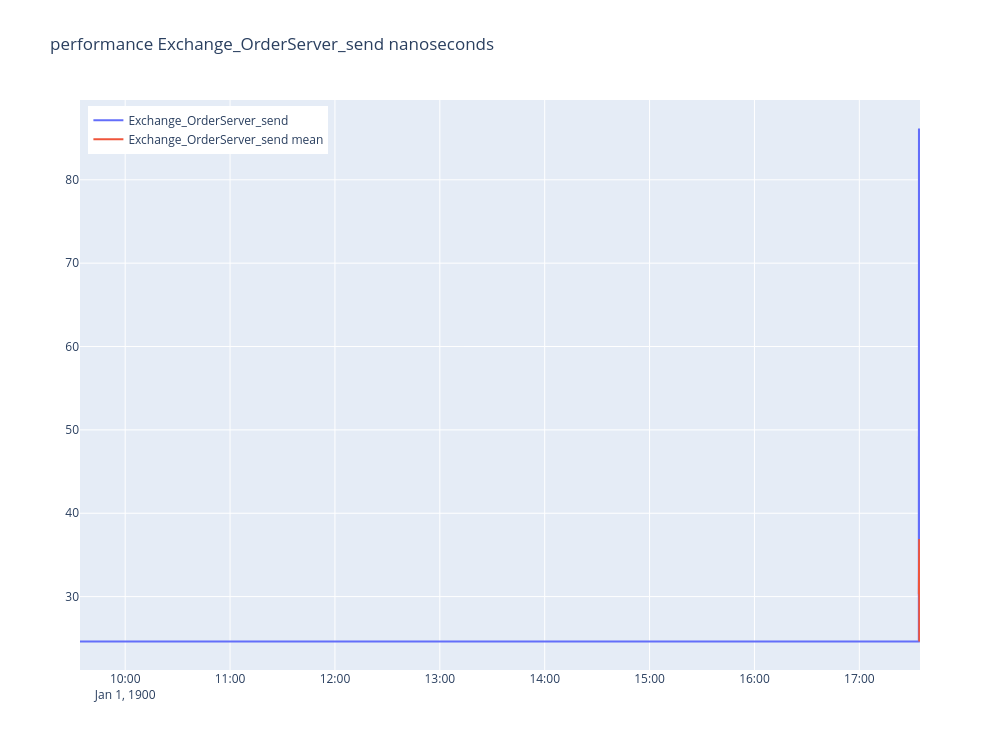
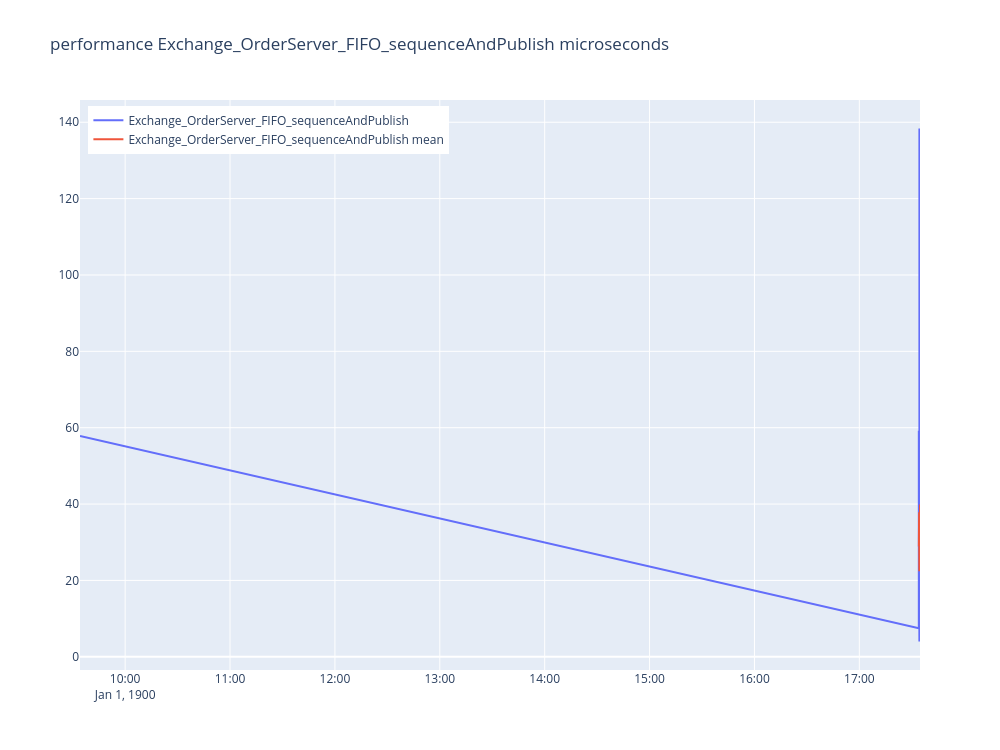
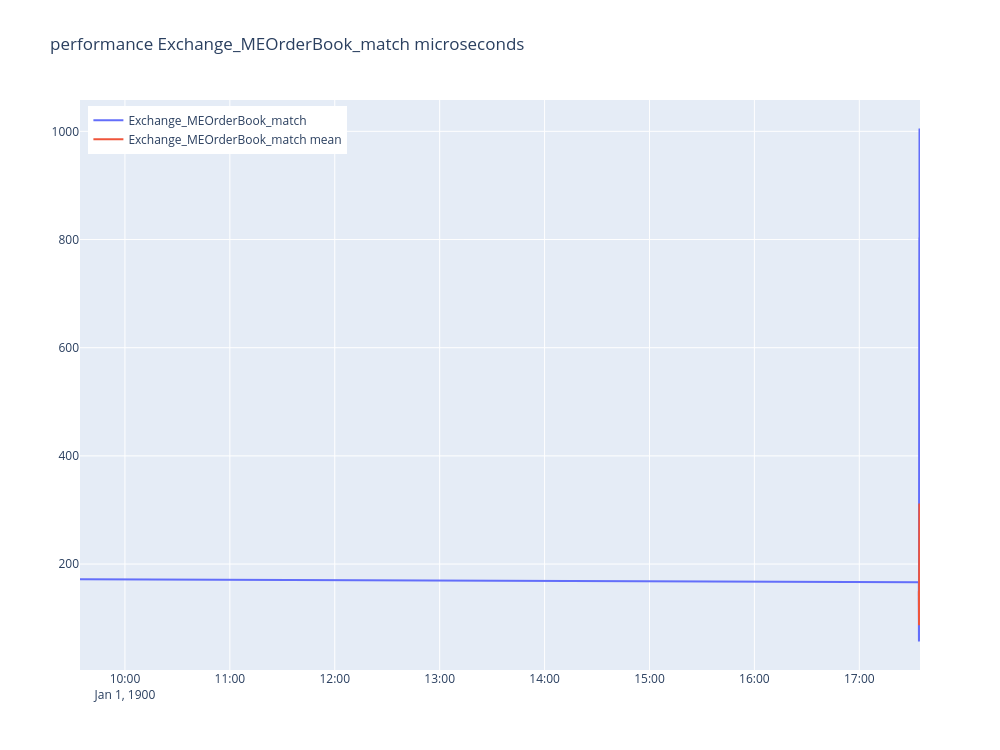
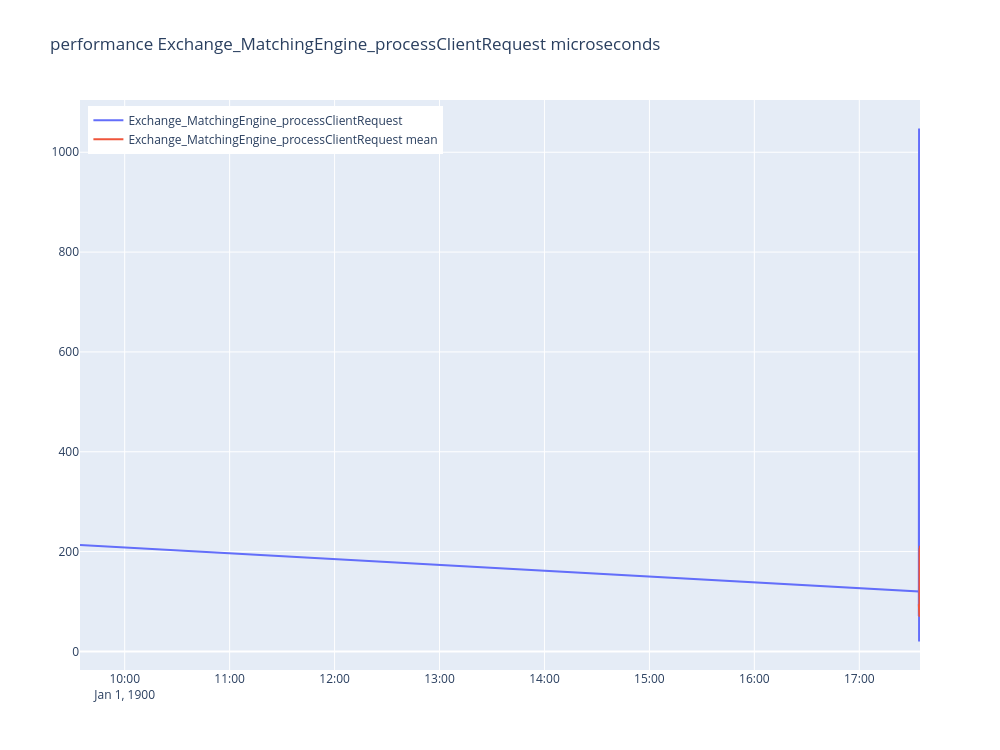

Notebook code cell kept with these figures, in order:
### Code cell
for tag in rdtsc_df['tag'].unique():
    print(tag)
    
    fig = go.Figure()

    t_df = rdtsc_df[rdtsc_df['tag'] == tag].copy()
    t_df = t_df[t_df['latency'] > 0]

    q_hi = t_df['latency'].quantile(0.99)
    q_lo = t_df['latency'].quantile(0.01)
    t_df = t_df[(t_df['latency'] < q_hi) & (t_df['latency'] > q_lo)]

    mean = t_df['latency'].astype(float).mean()
    print('{} has {} observations mean {}'.format(tag, len(t_df), mean))

    rolling_window = max(1, int(len(t_df) / 100))

    use_micros = False
    if mean >= 1000:
        use_micros = True
        t_df['latency'] = t_df['latency'].astype(float) / 1000

    fig.add_trace(go.Scatter(x=t_df['timestamp'], y=t_df['latency'], name=tag))
    fig.add_trace(go.Scatter(x=t_df['timestamp'], y=t_df['latency'].rolling(rolling_window).mean(), name=tag + ' mean'))
#     fig.add_trace(go.Scatter(x=t_df['timestamp'], y=t_df['latency'].rolling(rolling_window).std(), name=tag + ' std'))

    fig.update_layout(title='performance ' + tag + ' ' + ('microseconds' if use_micros else 'nanoseconds'), height=750, width=1000, hovermode='x', legend=dict(
        yanchor="top",
        y=0.99,
        xanchor="left",
        x=0.01
    ))
    fig.show()

### Figure 1 — Plotly figure (JSON) as saved in the notebook; plotly's stock layout.template omitted (floating-point values rounded to 4 significant figures; data arrays with more than 128 entries replaced by an {"elided": "..."} marker saying what was removed)
{"data": [{"name": "Exchange_OrderServer_send", "type": "scatter", "x": {"elided": "1328 str values"}, "y": {"elided": "1328 float values"}}, {"name": "Exchange_OrderServer_send mean", "type": "scatter", "x": {"elided": "1328 str values"}, "y": {"elided": "1328 float values"}}], "layout": {"height": 750, "hovermode": "x", "legend": {"x": 0.01, "xanchor": "left", "y": 0.99, "yanchor": "top"}, "title": {"text": "performance Exchange_OrderServer_send nanoseconds"}, "width": 1000}}

### Figure 2 — Plotly figure (JSON) as saved in the notebook; plotly's stock layout.template omitted (floating-point values rounded to 4 significant figures; data arrays with more than 128 entries replaced by an {"elided": "..."} marker saying what was removed)
{"data": [{"name": "Exchange_OrderServer_FIFO_sequenceAndPublish", "type": "scatter", "x": {"elided": "2447 str values"}, "y": {"elided": "2447 float values"}}, {"name": "Exchange_OrderServer_FIFO_sequenceAndPublish mean", "type": "scatter", "x": {"elided": "2447 str values"}, "y": {"elided": "2447 float values"}}], "layout": {"height": 750, "hovermode": "x", "legend": {"x": 0.01, "xanchor": "left", "y": 0.99, "yanchor": "top"}, "title": {"text": "performance Exchange_OrderServer_FIFO_sequenceAndPublish microseconds"}, "width": 1000}}

### Figure 3 — Plotly figure (JSON) as saved in the notebook; plotly's stock layout.template omitted (floating-point values rounded to 4 significant figures; data arrays with more than 128 entries replaced by an {"elided": "..."} marker saying what was removed)
{"data": [{"name": "Exchange_MEOrderBook_match", "type": "scatter", "x": {"elided": "686 str values"}, "y": {"elided": "686 float values"}}, {"name": "Exchange_MEOrderBook_match mean", "type": "scatter", "x": {"elided": "686 str values"}, "y": {"elided": "686 float values"}}], "layout": {"height": 750, "hovermode": "x", "legend": {"x": 0.01, "xanchor": "left", "y": 0.99, "yanchor": "top"}, "title": {"text": "performance Exchange_MEOrderBook_match microseconds"}, "width": 1000}}

### Figure 4 — Plotly figure (JSON) as saved in the notebook; plotly's stock layout.template omitted (floating-point values rounded to 4 significant figures; data arrays with more than 128 entries replaced by an {"elided": "..."} marker saying what was removed)
{"data": [{"name": "Exchange_MatchingEngine_processClientRequest", "type": "scatter", "x": {"elided": "2478 str values"}, "y": {"elided": "2478 float values"}}, {"name": "Exchange_MatchingEngine_processClientRequest mean", "type": "scatter", "x": {"elided": "2478 str values"}, "y": {"elided": "2478 float values"}}], "layout": {"height": 750, "hovermode": "x", "legend": {"x": 0.01, "xanchor": "left", "y": 0.99, "yanchor": "top"}, "title": {"text": "performance Exchange_MatchingEngine_processClientRequest microseconds"}, "width": 1000}}
